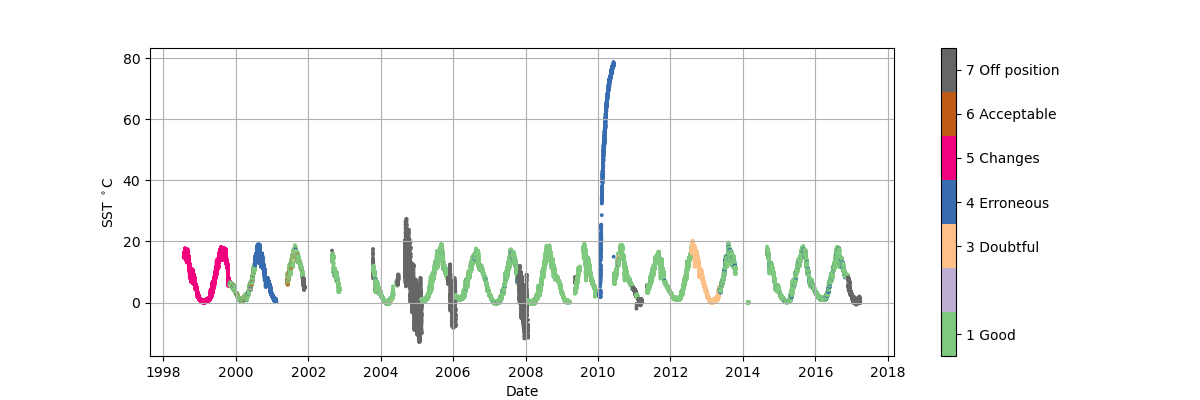

Generate this figure with Python:
from matplotlib import pyplot as plt
import pandas as pd

df = pd.read_csv('data.csv', index_col=0, parse_dates=[0])
plt.figure(figsize=(12, 4))

# use plt.cm.get_cmap(cmap, N) to get an N-bin version of cmap
cmap = plt.cm.get_cmap('Accent', 7)
plt.scatter(df.index, df.SSTP, s=3, 
            c=df.Q_FLAG, cmap=cmap)

# This function formatter will replace integers with target names
qc_codes = {0 :'0 Blank', 
            1 : '1 Good', 
            3: '3 Doubtful', 
            4: '4 Erroneous', 
            5: '5 Changes', 
            6: '6 Acceptable', 
            7: '7 Off position'}
formatter = plt.FuncFormatter(lambda val, loc: qc_codes[val])

# We must be sure to specify the ticks matching our target names
plt.colorbar(ticks=[0, 1, 3, 4, 5, 6, 7], format=formatter);

## Set the clim so that labels are centered on each block
plt.clim(0.5, 7.5)
plt.xlabel('Date')
plt.ylabel('SST $^\circ$C')
plt.grid()
plt.savefig('qc_sst_timeseries.png')
